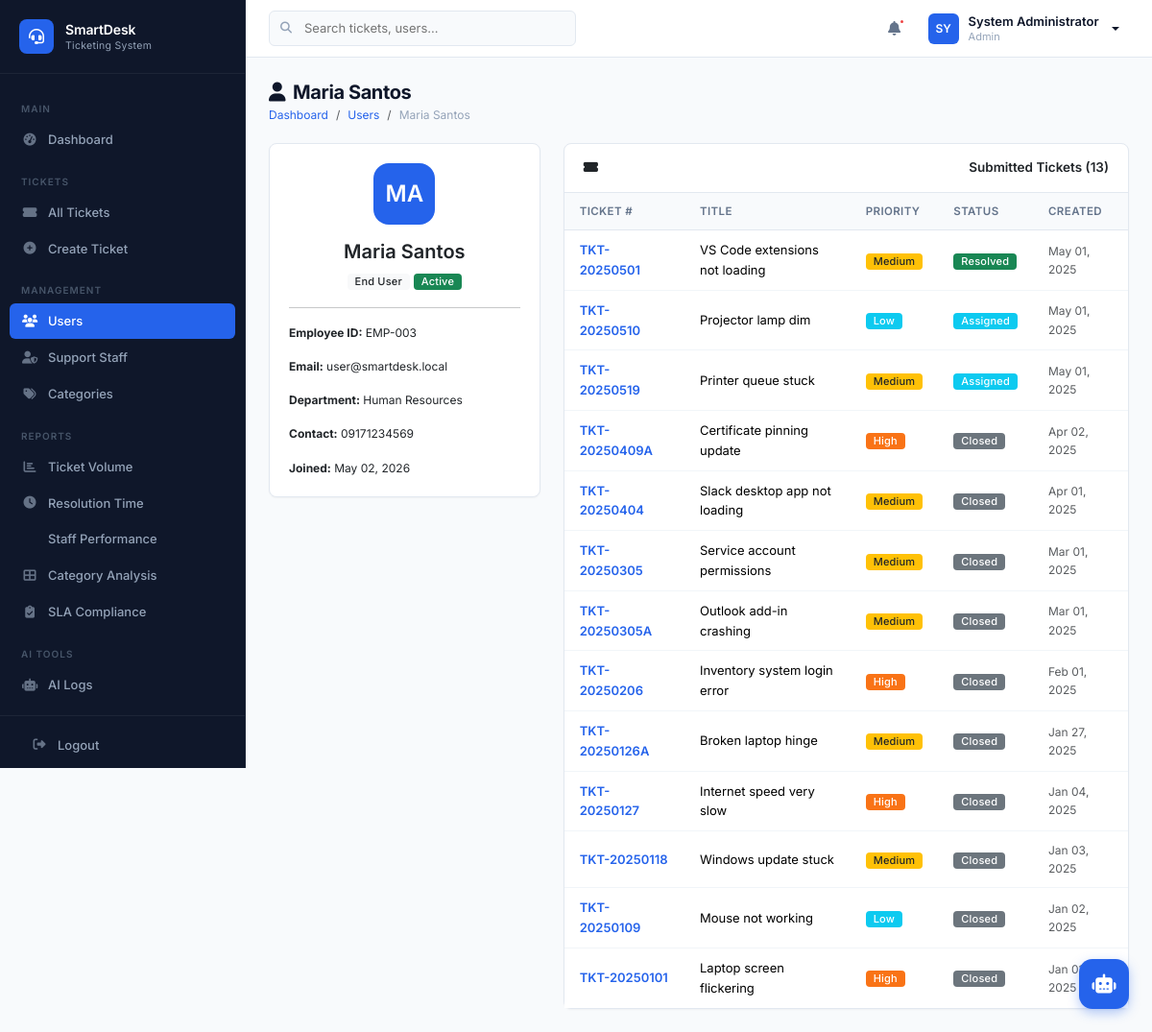
Page /modules/users/view.php?id=3 (signed in) on the committed database.
### tables this page shows
CREATE TABLE IF NOT EXISTS users (
    user_id INT AUTO_INCREMENT PRIMARY KEY,
    employee_id VARCHAR(20) NOT NULL UNIQUE,
    full_name VARCHAR(100) NOT NULL,
    department VARCHAR(100) DEFAULT NULL,
    email VARCHAR(150) NOT NULL UNIQUE,
    contact_number VARCHAR(20) DEFAULT NULL,
    password_hash VARCHAR(255) NOT NULL,
    role ENUM('Admin','Support Staff','End User') NOT NULL DEFAULT 'End User',
    status ENUM('Active','Inactive') NOT NULL DEFAULT 'Active',
    created_datetime DATETIME NOT NULL DEFAULT CURRENT_TIMESTAMP,
    updated_datetime DATETIME NOT NULL DEFAULT CURRENT_TIMESTAMP ON UPDATE CURRENT_TIMESTAMP,
    INDEX idx_users_role (role),
    INDEX idx_users_status (status),
    INDEX idx_users_email (email)
);

CREATE TABLE IF NOT EXISTS tickets (
    ticket_id INT AUTO_INCREMENT PRIMARY KEY,
    ticket_number VARCHAR(20) NOT NULL UNIQUE,
    user_id INT NOT NULL,
    category_id INT DEFAULT NULL,
    assigned_staff_id INT DEFAULT NULL,
    issue_title VARCHAR(255) NOT NULL,
    issue_description TEXT NOT NULL,
    priority_level ENUM('Low','Medium','High','Critical') NOT NULL DEFAULT 'Medium',
    status ENUM('Open','Assigned','In Progress','Escalated','Resolved','Closed') NOT NULL DEFAULT 'Open',
    ai_suggested_category VARCHAR(100) DEFAULT NULL,
    ai_suggested_priority VARCHAR(20) DEFAULT NULL,
    ai_recommendation_reason TEXT DEFAULT NULL,
    sla_due_datetime DATETIME DEFAULT NULL,
    resolved_datetime DATETIME DEFAULT NULL,
    closed_datetime DATETIME DEFAULT NULL,
    created_datetime DATETIME NOT NULL DEFAULT CURRENT_TIMESTAMP,
    updated_datetime DATETIME NOT NULL DEFAULT CURRENT_TIMESTAMP ON UPDATE CURRENT_TIMESTAMP,
    FOREIGN KEY (user_id) REFERENCES users(user_id) ON DELETE CASCADE,
    FOREIGN KEY (category_id) REFERENCES categories(category_id) ON DELETE SET NULL,
    FOREIGN KEY (assigned_staff_id) REFERENCES support_staff(staff_id) ON DELETE SET NULL,
    INDEX idx_tickets_status (status),
    INDEX idx_tickets_priority (priority_level),
    INDEX idx_tickets_user (user_id),
    INDEX idx_tickets_staff (assigned_staff_id),
    INDEX idx_tickets_category (category_id),
    INDEX idx_tickets_sla (sla_due_datetime),
    INDEX idx_tickets_created (created_datetime)
);

### includes/functions.php (called while the page is built, shortened)
<?php
function e($string) {
    return htmlspecialchars($string ?? '', ENT_QUOTES, 'UTF-8');
}
function getStatusBadgeClass($status) {
    return match($status) {
        'Open' => 'bg-primary',
        'Assigned' => 'bg-info',
        'In Progress' => 'bg-warning text-dark',
        'Escalated' => 'bg-danger',
        'Resolved' => 'bg-success',
        'Closed' => 'bg-secondary',
        default => 'bg-light text-dark'
    };
}
function getPriorityBadgeClass($priority) {
    return match($priority) {
        'Critical' => 'bg-danger',
        'High' => 'bg-orange',
        'Medium' => 'bg-warning text-dark',
        'Low' => 'bg-info',
        default => 'bg-secondary'
    };
}
function formatDate($dt) {
    return date('M d, Y', strtotime($dt));
}
function truncateText($text, $length = 80) {
    if (strlen($text) <= $length) return $text;
    return substr($text, 0, $length) . '...';
}

### includes/auth.php (called while the page is built, shortened)
<?php
function getBaseUrl() {
    $scriptDir = dirname($_SERVER['SCRIPT_NAME']);
    $dir = realpath(dirname($_SERVER['SCRIPT_FILENAME']));
    $projectRoot = realpath(__DIR__ . '/..');
    $relative = str_replace($projectRoot, '', $dir);
    $depth = substr_count($relative, DIRECTORY_SEPARATOR);
    $base = $scriptDir;
    for ($i = 0; $i < $depth; $i++) {
        $base = dirname($base);
    }
    return rtrim($base, '/');
}

### modules/users/view.php (the view, shortened to what this page needs)
<?php
require_once __DIR__ . '/../../includes/header.php';
$pdo = getDBConnection();
$id = intval($_GET['id'] ?? 0);
$stmt = $pdo->prepare("SELECT * FROM users WHERE user_id = ?"); $stmt->execute([$id]); $user = $stmt->fetch();
$tickets = $pdo->prepare("SELECT t.*, c.category_name FROM tickets t LEFT JOIN categories c ON t.category_id = c.category_id WHERE t.user_id = ? ORDER BY t.created_datetime DESC LIMIT 20");
$tickets->execute([$id]); $tickets = $tickets->fetchAll();
?>
<div class="page-header"><h1><i class="fas fa-user me-2"></i><?= e($user['full_name']) ?></h1>
<nav aria-label="breadcrumb"><ol class="breadcrumb"><li class="breadcrumb-item"><a href="<?= $baseUrl ?>/dashboard.php">Dashboard</a></li><li class="breadcrumb-item"><a href="index.php">Users</a></li><li class="breadcrumb-item active"><?= e($user['full_name']) ?></li></ol></nav></div>
<div class="row">
<div class="col-lg-4 mb-3">
<div class="card"><div class="card-body text-center">
<div class="topbar-user-avatar mx-auto mb-3" style="width:64px;height:64px;font-size:24px;border-radius:16px;"><?= strtoupper(substr($user['full_name'],0,2)) ?></div>
<h5 class="fw-600"><?= e($user['full_name']) ?></h5>
<span class="badge bg-light text-dark"><?= e($user['role']) ?></span>
<span class="badge <?= $user['status']==='Active'?'bg-success':'bg-secondary' ?>"><?= e($user['status']) ?></span>
<hr>
<div class="text-start fs-sm">
<p><strong>Employee ID:</strong> <?= e($user['employee_id']) ?></p>
<p><strong>Email:</strong> <?= e($user['email']) ?></p>
<p><strong>Department:</strong> <?= e($user['department'] ?? '—') ?></p>
<p><strong>Contact:</strong> <?= e($user['contact_number'] ?? '—') ?></p>
<p class="mb-0"><strong>Joined:</strong> <?= formatDate($user['created_datetime']) ?></p>
</div>
</div></div>
</div>
<div class="col-lg-8">
<div class="card"><div class="card-header"><i class="fas fa-ticket-alt me-2"></i>Submitted Tickets (<?= count($tickets) ?>)</div>
<div class="card-body p-0">
<?php if (empty($tickets)): ?>
<div class="p-4 text-center text-muted">No tickets submitted.</div>
<?php else: ?>
<div class="table-responsive"><table class="table"><thead><tr><th>Ticket #</th><th>Title</th><th>Priority</th><th>Status</th><th>Created</th></tr></thead><tbody>
<?php foreach ($tickets as $t): ?>
<tr>
<td><a href="<?= $baseUrl ?>/modules/tickets/view.php?id=<?= $t['ticket_id'] ?>" class="fw-600 text-decoration-none"><?= e($t['ticket_number']) ?></a></td>
<td><?= e(truncateText($t['issue_title'],40)) ?></td>
<td><span class="badge <?= getPriorityBadgeClass($t['priority_level']) ?>"><?= e($t['priority_level']) ?></span></td>
<td><span class="badge <?= getStatusBadgeClass($t['status']) ?>"><?= e($t['status']) ?></span></td>
<td class="fs-sm text-muted"><?= formatDate($t['created_datetime']) ?></td>
</tr>
<?php endforeach; ?>
</tbody></table></div>
<?php endif; ?>
</div></div>
</div>
</div>
<?php require_once __DIR__ . '/../../includes/footer.php'; ?>

### assets/css/app.css (style rules this page uses)
:root { --sidebar-width: 256px; --topbar-height: 60px; --slate-50: #f8fafc; --slate-100: #f1f5f9; --slate-200: #e2e8f0; --slate-300: #cbd5e1; --slate-400: #94a3b8; --slate-500: #64748b; --slate-600: #475569; --slate-700: #334155; --slate-800: #1e293b; --slate-900: #0f172a; --brand-50: #eff6ff; --brand-100: #dbeafe; --brand-500: #3b82f6; --brand-600: #2563eb; --brand-700: #1d4ed8; --success-50: #f0fdf4; --success-500: #22c55e; --success-700: #15803d; --warning-50: #fffbeb; --warning-500: #f59e0b; --warning-700: #b45309; --danger-50: #fef2f2; --danger-500: #ef4444; --danger-700: #b91c1c; --info-50: #ecfeff; --info-500: #06b6d4; --info-700: #0e7490; --body-bg: var(--slate-50); --card-bg: #ffffff; --border-color: var(--slate-200); --text-primary: var(--slate-900); --text-secondary: var(--slate-500); --text-muted: var(--slate-400); --shadow-xs: 0 1px 2px rgba(0,0,0,0.04); --shadow-sm: 0 1px 3px rgba(0,0,0,0.06), 0 1px 2px rgba(0,0,0,0.04); --shadow-md: 0 4px 6px -1px rgba(0,0,0,0.06), 0 2px 4px -2px rgba(0,0,0,0.04); --shadow-lg: 0 10px 15px -3px rgba(0,0,0,0.08), 0 4px 6px -4px rgba(0,0,0,0.03); --radius: 8px; --radius-lg: 12px; --transition: all 0.15s ease; }
*,*::before,*::after { box-sizing: border-box; }
body { font-family: 'Inter', -apple-system, BlinkMacSystemFont, 'Segoe UI', sans-serif; background: var(--body-bg); color: var(--text-primary); font-size: 13.5px; line-height: 1.6; margin: 0; -webkit-font-smoothing: antialiased; }
a { color: var(--brand-600); text-decoration: none; }
.topbar-user-avatar { width: 32px; height: 32px; background: var(--brand-600); border-radius: 6px; display: flex; align-items: center; justify-content: center; color: #fff; font-weight: 600; font-size: 12px; }
.page-header { margin-bottom: 20px; }
.page-header h1 { font-size: 20px; font-weight: 700; margin: 0 0 2px; color: var(--text-primary); letter-spacing: -0.02em; }
.breadcrumb { background: none; padding: 0; margin: 0; font-size: 12px; }
.breadcrumb-item a { color: var(--brand-600); }
.breadcrumb-item.active { color: var(--text-muted); }
.card { background: var(--card-bg); border: 1px solid var(--border-color); border-radius: var(--radius); box-shadow: var(--shadow-xs); }
.card-header { background: transparent; border-bottom: 1px solid var(--border-color); padding: 14px 20px; font-weight: 600; font-size: 13.5px; display: flex; align-items: center; justify-content: space-between; }
.card-body { padding: 20px; }
.table { margin: 0; font-size: 13px; }
.table thead th { background: var(--slate-50); border-bottom: 1px solid var(--border-color); font-weight: 600; font-size: 11.5px; text-transform: uppercase; letter-spacing: 0.4px; color: var(--text-secondary); padding: 10px 16px; white-space: nowrap; }
.table tbody td { padding: 10px 16px; border-bottom: 1px solid var(--slate-100); vertical-align: middle; }
.table tbody tr:last-child td { border-bottom: none; }
.badge { font-weight: 500; font-size: 11px; padding: 3px 8px; border-radius: 4px; letter-spacing: 0.2px; }
.bg-orange { background: #f97316; color: #fff; }
.fw-600 { font-weight: 600; }
.fs-sm { font-size: 12px; }

### rows in the picture
users: full_name "Maria Santos", full_name "MA", role "End User", status "Active", employee "EMP-003", email "user@smartdesk.local", department "Human Resources", contact_number "09171234569", created_datetime "May 02, 2026"
tickets: ticket_number "TKT-20250501", issue_title "VS Code extensions not loading", priority_level "Medium", status "Resolved", created_datetime "May 01, 2025"
tickets: ticket_number "TKT-20250510", issue_title "Projector lamp dim", priority_level "Low", status "Assigned", created_datetime "May 01, 2025"
tickets: ticket_number "TKT-20250519", issue_title "Printer queue stuck", priority_level "Medium", status "Assigned", created_datetime "May 01, 2025"
tickets: ticket_number "TKT-20250409A", issue_title "Certificate pinning update", priority_level "High", status "Closed", created_datetime "Apr 02, 2025"
tickets: ticket_number "TKT-20250404", issue_title "Slack desktop app not loading", priority_level "Medium", status "Closed", created_datetime "Apr 01, 2025"
tickets: ticket_number "TKT-20250305", issue_title "Service account permissions", priority_level "Medium", status "Closed", created_datetime "Mar 01, 2025"
tickets: ticket_number "TKT-20250305A", issue_title "Outlook add-in crashing", priority_level "Medium", status "Closed", created_datetime "Mar 01, 2025"
tickets: ticket_number "TKT-20250206", issue_title "Inventory system login error", priority_level "High", status "Closed", created_datetime "Feb 01, 2025"
tickets: ticket_number "TKT-20250126A", issue_title "Broken laptop hinge", priority_level "Medium", status "Closed", created_datetime "Jan 27, 2025"
tickets: ticket_number "TKT-20250127", issue_title "Internet speed very slow", priority_level "High", status "Closed", created_datetime "Jan 04, 2025"
tickets: ticket_number "TKT-20250118", issue_title "Windows update stuck", priority_level "Medium", status "Closed", created_datetime "Jan 03, 2025"
tickets: ticket_number "TKT-20250109", issue_title "Mouse not working", priority_level "Low", status "Closed", created_datetime "Jan 02, 2025"
tickets: ticket_number "TKT-20250101", issue_title "Laptop screen flickering", priority_level "High", status "Closed", created_datetime "Jan 01, 2025"

### other values in the picture
substr(getCurrentUserName(), 0, 2) "SY"
getCurrentUserName() "System Administrator"
getCurrentUserRole() "Admin"
count($tickets) "13"
